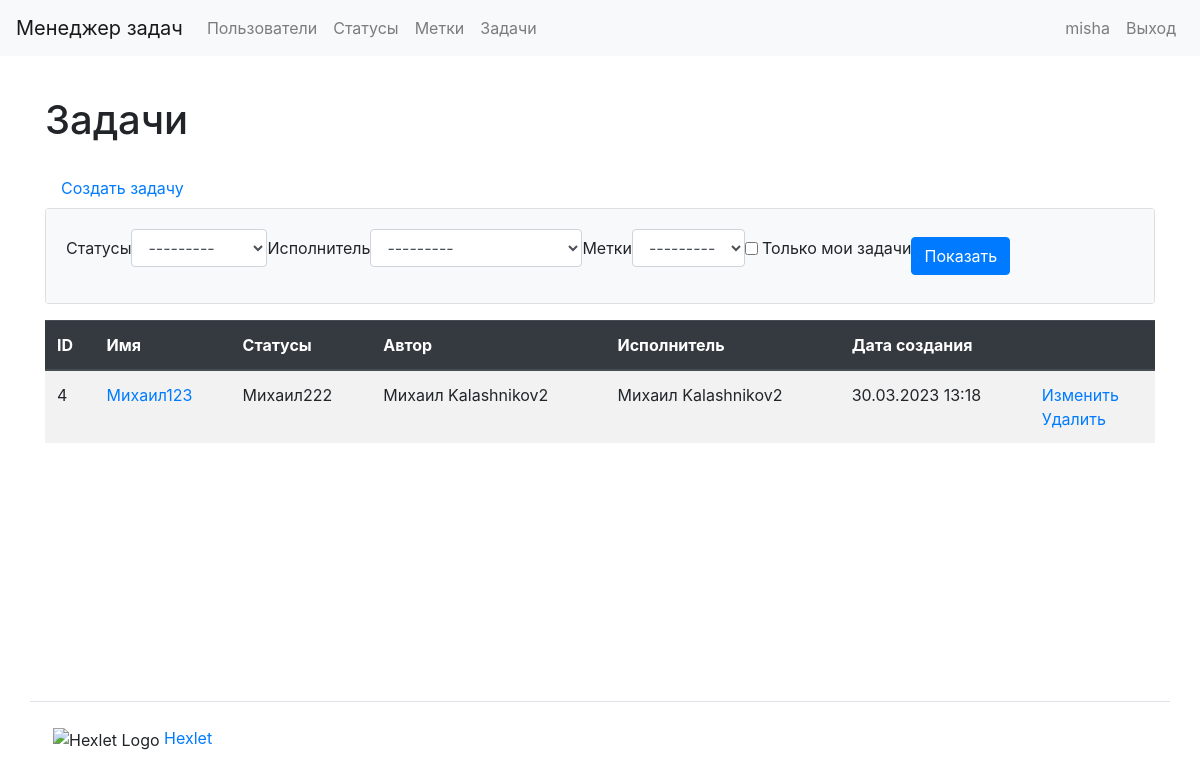
Page /tasks/ (signed in) on the committed database.
### task_manager/users/models.py (models this page shows)
class User(AbstractUser):
    first_name = models.CharField(max_length=150)
    last_name = models.CharField(max_length=150)
    def __str__(self):
        return self.get_full_name()

### task_manager/tasks/models.py (models this page shows, shortened)
class Task(models.Model):
    name = models.CharField(max_length=150, unique=True,
                            verbose_name=_('Name'))
    description = models.TextField(max_length=10000,
                                   verbose_name=_('Description'))
    date_created = models.DateTimeField(auto_now_add=True,
                                        verbose_name=_('Creation date'))
    author = models.ForeignKey(User, on_delete=models.PROTECT,
                               related_name='author',
                               verbose_name=_('Author'))
    status = models.ForeignKey(Status, on_delete=models.PROTECT,
                               related_name='statuses',
                               verbose_name=_('Status'))
    executor = models.ForeignKey(User, on_delete=models.PROTECT,
                                 related_name='executor',
                                 verbose_name=_('Executor'))
    labels = models.ManyToManyField(
        Label,
        through='TaskLabel',
        through_fields=('task', 'label'),
        blank=True,
        related_name='labels',
        verbose_name=_('Labels')
    )
    class Meta:
        verbose_name = _('Task')
        verbose_name_plural = _('Tasks')

### task_manager/statuses/models.py (models this page shows)
class Status(models.Model):
    name = models.CharField(max_length=150, unique=True,
                            verbose_name=_('Name'))
    date_created = models.DateTimeField(auto_now_add=True,
                                        verbose_name=_('Creation date'))
    def __str__(self):
        return self.name
    class Meta:
        verbose_name = _('Status')
        verbose_name_plural = _('Statuses')

### task_manager/tasks/views.py (the view)
# urls.py: path('', TasksView.as_view(), name='tasks'),
class TasksView(AuthCheckMixin, FilterView):
    template_name = 'tasks/list.html'
    model = Task
    filterset_class = TaskFilter
    context_object_name = 'tasks'
    extra_context = {'title': _('Tasks'), 'button_text': _('Show'), }

### task_manager/labels/models.py (called while the page is built)
    def __str__(self):
        return self.name

### task_manager/mixins.py (called while the page is built)
    def dispatch(self, request, *args, **kwargs):
        if not request.user.is_authenticated:
            messages.error(request, self.auth_message)
            return redirect(reverse_lazy('login'))
        return super().dispatch(request, *args, **kwargs)

### task_manager/templates/tasks/list.html (shortened to what this page needs)
{% extends "base.html" %}
{% load bootstrap4 %}
{% load i18n %}
{% block content %}
    <h1 class="my-4">{{ title }}</h1>
    <a class="nav-link" href="{% url 'task_create' %}">{% trans 'Create task' %}</a>
    <div class="card mb-3">
        <div class="card-body bg-light">
            <form class="form-inline center" method="get">
              {% bootstrap_form filter.form field_class="ml-2 mr-3" %}
              {% bootstrap_button button_text button_type="submit" button_class="btn btn-primary" %}
            </form>
        </div>
    </div>
    <table class="table table-striped">
        <thead class="thead-dark">
            <tr>
                <th>ID</th>
                <th>{% trans 'Name' %}</th>
                <th>{% trans 'Status' %}</th>
                <th>{% trans 'Author' %}</th>
                <th>{% trans 'Executor' %}</th>
                <th>{% trans 'Creation date' %}</th>
                <th></th>
            </tr>
        </thead>
        <tbody>
            {% if tasks %}
                {% for task in tasks %}
                    <tr>
                        <td>{{ task.id }}</td>
                        <td><a href="{% url 'task_show' task.id %}">{{ task.name }}</a></td>
                        <td>{{ task.status }}</td>
                        <td>{{ task.author }}</td>
                        <td>{{ task.executor }}</td>
                        <td>{{ task.date_created|date:"d.m.Y H:i" }}</td>
                        <td>
                            <a href="{% url 'task_update' task.id %}">{% trans 'Update' %}</a>
                            <br>
                            <a href="{% url 'task_delete' task.id %}">{% trans 'Delete' %}</a>
                        </td>
                    </tr>
                {% endfor %}
            {% endif %}
        </tbody>
    </table>
{% endblock content %}

### task_manager/templates/base.html (shortened to what this page needs)
{% load i18n %}
{% get_current_language as LANGUAGE_CODE %}
{% load bootstrap4 %}
<!DOCTYPE html>
<html lang="{{ LANGUAGE_CODE }}">
<head>
</head>
<body class="d-flex flex-column min-vh-100">
<header>
    <nav class="navbar navbar-expand-md navbar-light bg-light mb-3">
    <a class="navbar-brand" href="{% url 'home' %}">{% trans "Task manager" %}</a>
    <div class="collapse navbar-collapse" id="navbarToggleExternalContent">
        <ul class="navbar-nav mr-auto">
            <li class="nav-item">
                <a class="nav-link" href="{% url 'users' %}">{% trans "Users" %}</a>
            </li>
            {% if user.is_authenticated %}
                <li class="nav-item">
                    <a class="nav-link" href="{% url 'statuses' %}">{% trans "Statuses" %}</a>
                </li>
                <li class="nav-item">
                    <a class="nav-link" href="{% url 'labels' %}">{% trans "Labels" %}</a>
                </li>
                <li class="nav-item">
                    <a class="nav-link" href="{% url 'tasks' %}">{% trans "Tasks" %}</a>
                </li>
            {% endif %}
        </ul>
        <ul class="navbar-nav">
            {% if user.is_authenticated %}
                <li class="nav-item">
                    <a class="nav-link" href="{% url 'user_update' user.id %}">{{ user.username }}</a>
                </li>
                <li class="nav-item">
                    <a class="nav-link" href="{% url 'logout' %}">{% translate "Logout" %}</a>
                </li>
            {% endif %}
        </ul>
    </div>
    </nav>
</header>
<main class="container wrapper flex-grow-1">
    {% block content %}{% endblock %}
</main>
<footer>
    <div class="container flex-column my-5 pt-4 border-top">
        <img class='ml-2'
             src="https://cdn2.hexlet.io/assets/favicon-9213ff1fc34b4e2da96c3b3eb582b3d10180b250e993141d7928d6aa1f5647c1.ico"
             alt="Hexlet Logo" height="16px">
        <a target="_blank" href="https://ru.hexlet.io">Hexlet</a>
    </div>
</footer>
{% bootstrap_css %}
</body>
</html>

### rows in the picture
User: username "misha"
Task: id "4", name "Михаил123", status "Михаил222", author "Михаил Kalashnikov2", executor "Михаил Kalashnikov2", date_created "30.03.2023 13:18"

### other values in the picture
{{ title }} "Задачи"
